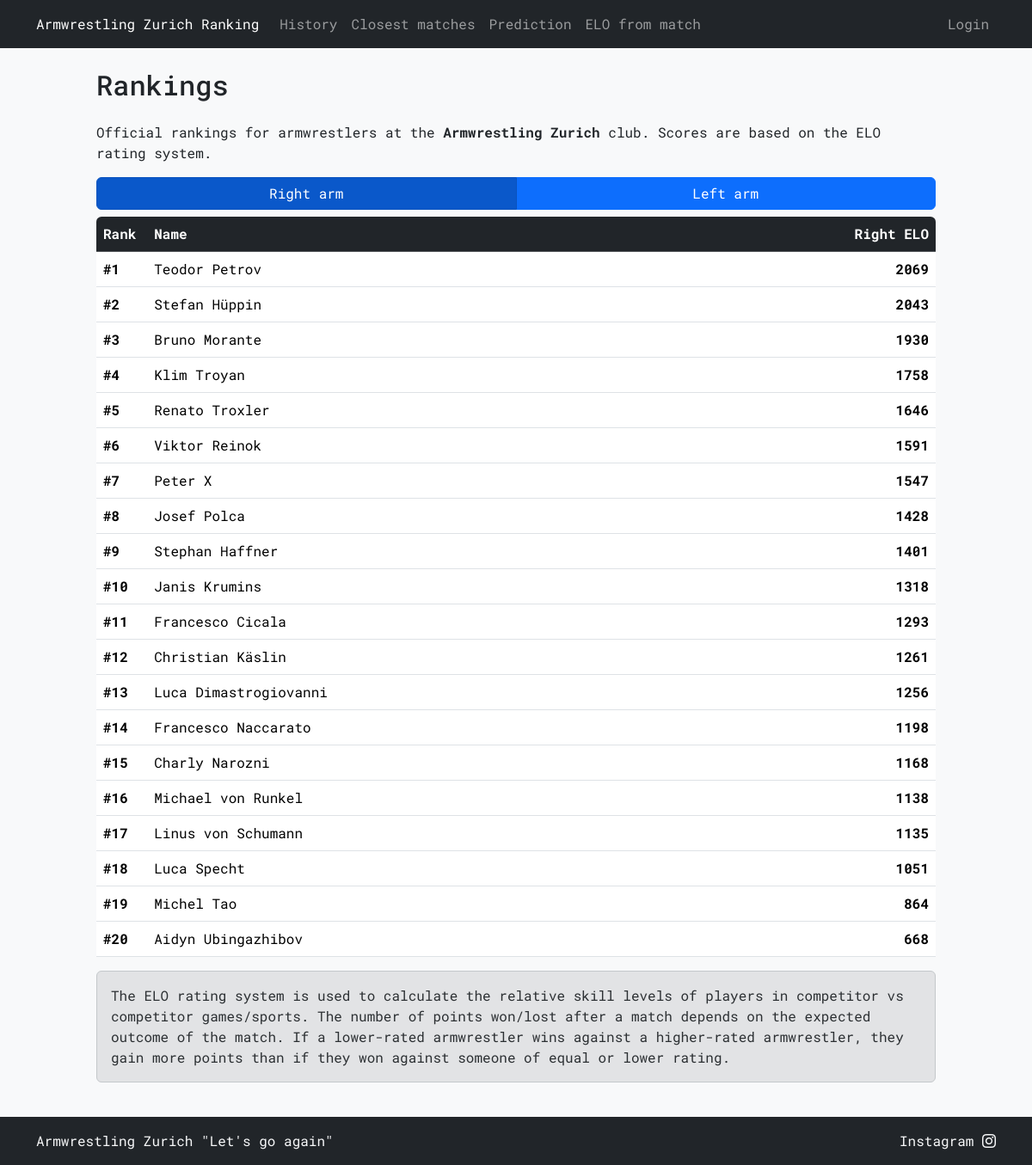
Before: / with the older database file.
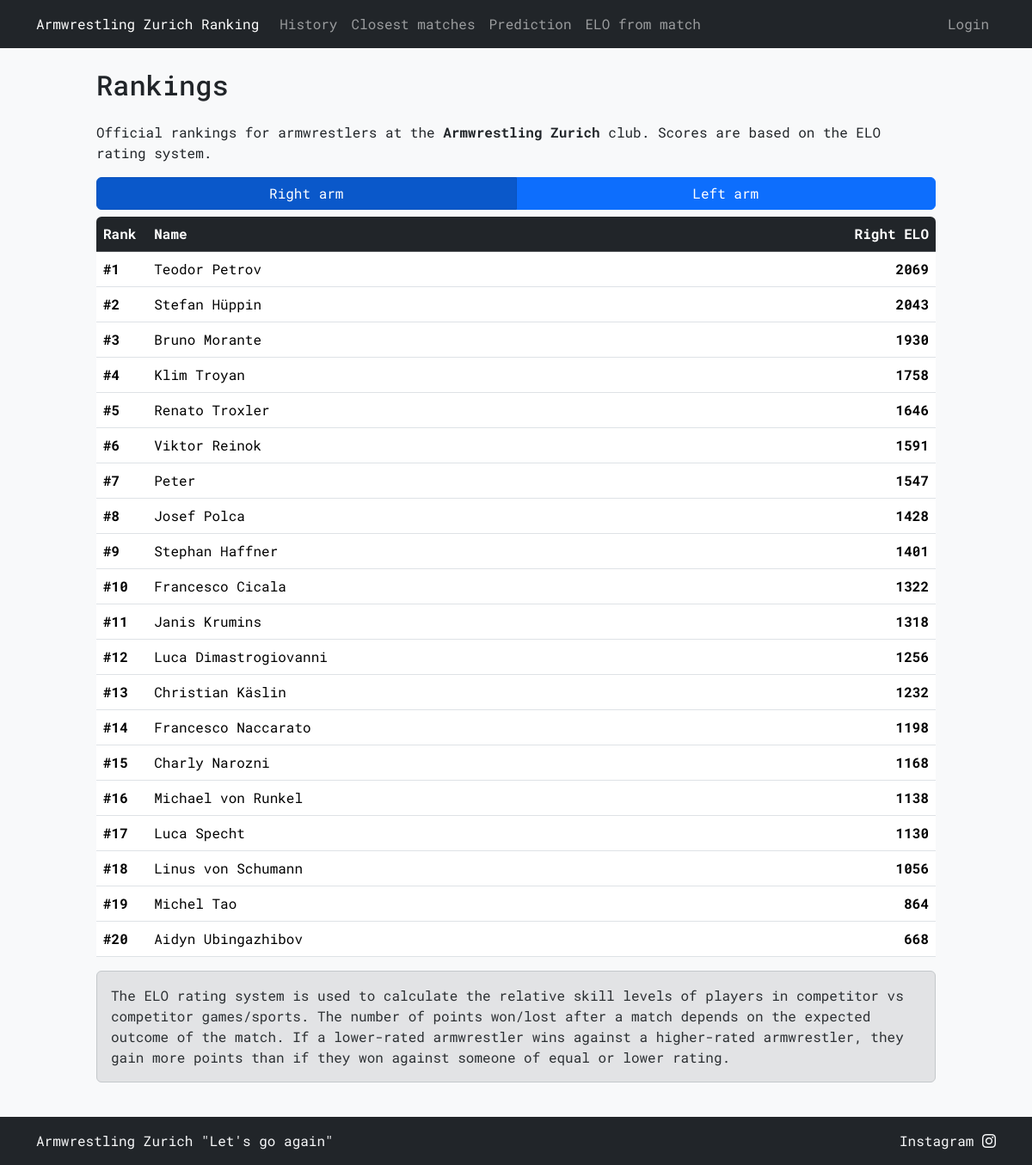
After: the same page with the newer database file.
### tables this page shows
CREATE TABLE "armwrestlers" (
    name TEXT PRIMARY KEY,
    right_elo INTEGER NOT NULL,
    left_elo INTEGER NOT NULL,
    added_by TEXT NOT NULL,
    FOREIGN KEY (added_by) REFERENCES users(username)
);

### armelo_app.py (the view)
@app.route("/")
@app.route("/<any(right, left):arm>")
def ranking(arm='right'):
    order_by = 'right_elo' if arm == 'right' else 'left_elo'
    armwrestlers = db_execute('SELECT DENSE_RANK() OVER (ORDER BY {0} DESC) AS rank, name, {0} FROM armwrestlers'.format(order_by))
    username = session.get('username')
    return render_template('ranking.html', armwrestlers=armwrestlers, username=username, arm=arm)

### armelo_app.py (called while the page is built)
def get_db():
    db = getattr(g, '_database', None)
    if db is None:
        db = g._database = sqlite3.connect(DATABASE)
    return db

def db_execute(query, *args):
    db = get_db()
    cur = db.cursor()
    cur.execute(query, args)
    if query.strip().upper().startswith(("SELECT", "WITH")):
        rv = cur.fetchall()
        cur.close()
        return rv
    else:
        db.commit()
        cur.close()

@app.context_processor
def inject_user():
    username = session.get('username')
    return dict(username=username)

### templates/ranking.html (shortened to what this page needs)
{% extends "layout.html" %}
{% block content %}
<h2 class="mb-4">Rankings</h2>
<p>Official rankings for armwrestlers at the <strong>Armwrestling Zurich</strong> club. Scores are based on the ELO rating system.</p>
<div class="btn-group btn-group-toggle mb-2 w-100" data-toggle="buttons">
    <a href="{{ url_for('ranking', arm='right') }}"
       class="btn btn-primary w-50 {{ 'active' if arm == 'right' else '' }}" role="button" aria-pressed="{{ 'true' if arm == 'right' else 'false' }}">Right arm</a>
    <a href="{{ url_for('ranking', arm='left') }}"
       class="btn btn-primary w-50 {{ 'active' if arm == 'left' else '' }}" role="button" aria-pressed="{{ 'true' if arm == 'left' else 'false' }}">Left arm</a>
</div>
<div class="table-responsive rounded">
    <table class="table">
        <thead class="table-dark">
            <tr>
                <th style="width: 5%;">Rank</th>
                <th style="width: 75%;">Name</th>
                <th class="text-end text-nowrap" style="width: 10%;">{{ "Right ELO" if arm == 'right' else "Left ELO" }}</th>
            </tr>
        </thead>
        <tbody>
            {% for armwrestler in armwrestlers %}
            <tr>
                <td style="width: 5%;"><strong>#{{ armwrestler[0] }}</strong></td>
                <td style="width: 75%;">{{ armwrestler[1] }}</td>
                <td style="width: 10%;" class="text-end"><strong>{{ armwrestler[2] }}</strong></td>
            </tr>
            {% endfor %}
        </tbody>
    </table>
</div>
<div class="alert alert-secondary" role="alert">
    The ELO rating system is used to calculate the relative skill levels of players in competitor vs competitor games/sports.
    The number of points won/lost after a match depends on the expected outcome of the match.
    If a lower-rated armwrestler wins against a higher-rated armwrestler, they gain more points than if they won against someone of equal or lower rating.
</div>
{% endblock %}

### templates/layout.html (shortened to what this page needs)
<!doctype html>
<html lang="en">
    <head>
        <link href="https://cdn.jsdelivr.net/npm/bootstrap@5.3.3/dist/css/bootstrap.min.css" rel="stylesheet">
        <link href="https://cdn.jsdelivr.net/npm/bootstrap-icons@1.11.3/font/bootstrap-icons.css" rel="stylesheet">
        <link href="/static/styles.css" rel="stylesheet">
    </head>
    <body class="bg-light">
        {% if username %}
        <nav class="navbar navbar-expand-xxl navbar-dark bg-dark">
        {% else %}
        <nav class="navbar navbar-expand-lg navbar-dark bg-dark">
        {% endif %}
            <div class="container">
                <a class="navbar-brand fs-6" href="{{ url_for('ranking') }}">Armwrestling Zurich Ranking</a>
                <div class="collapse navbar-collapse" id="navbarNavAltMarkup">
                    <div class="navbar-nav">
                            <a class="nav-link text-nowrap" href="{{ url_for('history') }}">History</a>
                            <a class="nav-link text-nowrap" href="{{ url_for('closest_matches') }}">Closest matches</a>
                            <a class="nav-link text-nowrap" href="{{ url_for('prediction') }}">Prediction</a>
                            <a class="nav-link text-nowrap" href="{{ url_for('elo_from_match') }}">ELO from match</a>
                    </div>
                    <div class="navbar-nav ms-auto">
                        {% if username %}
                            <a class="nav-link disabled text-nowrap">{{ username }}</a>
                            <a class="nav-link text-nowrap" href="{{ url_for('logout') }}">Logout</a>
                        {% else %}
                            <a class="nav-link text-nowrap" href="{{ url_for('login') }}">Login</a>
                        {% endif %}
                    </div>
                </div>
            </div>
        </nav>
        <div class="container my-4 col-lg-10">
            <div class="row justify-content-center">
                <div style="max-width: 1200px;">
                    {% block content %}{% endblock %}
                </div>
            </div>
        </div>
        <footer class="footer mt-auto py-3 bg-dark">
            <div class="container text-light">
                <div class="d-flex flex-column flex-md-row justify-content-between">
                    <div class="mb-2 mb-md-0">Armwrestling Zurich "Let's go again"</div>
                    <a href="https://www.instagram.com/armwrestlingzurich" target="_blank" class="mb-1 mb-md-0 text-decoration-none text-light">
                        Instagram <i class="bi bi-instagram"></i>
                    </a>
                </div>
            </div>
        </footer>
    </body>
</html>

### static/styles.css (style rules this page uses)
* { font-family: 'Roboto Mono', monospace; }
html, body { height: 100%; scrollbar-width: none; -ms-overflow-style: none; }
body { display: flex; flex-direction: column; }
.navbar-brand { transition: opacity 0.15s ease; }

Changed rows visible on the page:
removed armwrestlers: armwrestler "7", name "Peter X", right_elo "1547"
added armwrestlers: armwrestler "7", name "Peter", right_elo "1547"
changed armwrestlers "Francesco Cicala": armwrestler "11" → "10"; right_elo "1293" → "1322"; moves up the list
changed armwrestlers "Janis Krumins": armwrestler "10" → "11"
shown differently, row unchanged: armwrestlers "Luca Dimastrogiovanni": armwrestler "13" → "12"; moves up the list
changed armwrestlers "Christian Käslin": armwrestler "12" → "13"; right_elo "1261" → "1232"
changed armwrestlers "Luca Specht": armwrestler "18" → "17"; right_elo "1051" → "1130"; moves up the list
changed armwrestlers "Linus von Schumann": armwrestler "17" → "18"; right_elo "1135" → "1056"
